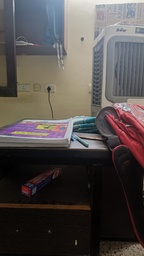
#> input picture Code/CPU Version/img_1.jpeg, 144 x 256 px, shrunk from 720 x 1280 before the run, given in place of img_1 (1).jpeg, which was not available
$ python sift_descriptor.py   (older library calls are emulated)
#> lines starting #> are read from the running program, lines starting #| are printed output that depends on the picture; pictures that were not available may be replaced by others from this repository, and a replacement may not be noted
# -*- coding: utf-8 -*-
"""Sift_descriptor.ipynb

Automatically generated by Colab.

Original file is located at
    https://colab.research.google.com/drive/1Y-aGGbFJsPM4vqqJ5XwBolcTBhNtsOR_
"""

# =====================================================
# IMPORTS
# =====================================================

import cv2
import numpy as np
import matplotlib.pyplot as plt
import math
import random

# =====================================================
# UPLOAD IMAGES
# =====================================================

from google.colab import files

uploaded = files.upload()
#> the answer given: img_1.jpeg

from google.colab import files

uploaded = files.upload()
#> the answer given: img_2.jpeg

# =====================================================
# LOAD IMAGE
# =====================================================

import cv2

img1 = cv2.imread(
    "img_1 (1).jpeg",
    cv2.IMREAD_GRAYSCALE
)

img2 = cv2.imread(
    "img_2 (1).jpeg",
    cv2.IMREAD_GRAYSCALE
)
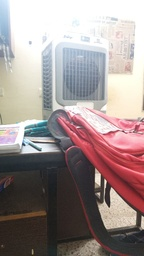
#> input picture Code/CPU Version/img_2.jpeg, 144 x 256 px, shrunk from 720 x 1280 before the run, given in place of img_2 (1).jpeg, which was not available
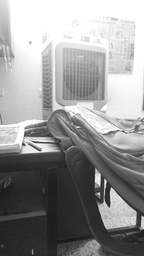
#> img2: shape (256, 144); min 24, max 255, mean 149.4

print(img1.shape)
#| (256, 144)
print(img2.shape)
#| (256, 144)

# =====================================================
# GLOBAL PARAMETERS
# =====================================================

NUM_OCTAVES = 4

SIGMAS = [
    1.6,
    2.0,
    2.52,
    3.17,
    4.0,
    5.04,
    6.35,
    8.0
]

# =====================================================
# GAUSSIAN PYRAMID
# =====================================================
#
# Purpose:
# Create multiple blurred versions of the image
# at different scales.
#
# Output:
# pyramid[octave][scale]
#
# Example:
#
# Octave 0:
#   sigma = 1.6
#   sigma = 2.0
#   sigma = 2.52
#   ...
#
# Octave 1:
#   same sigmas but on half-sized image
#
# =====================================================

def build_gaussian_pyramid(
    img,
    num_octaves=NUM_OCTAVES,
    sigmas=SIGMAS
):

    # store all octaves
#> called with num_octaves = 4
    pyramid = []

    # convert image to float
    current = img.astype(
        np.float32
    )

    # build each octave
    for octave in range(
        num_octaves
    ):

        octave_images = []

        # create blurred images
        for sigma in sigmas:

            blurred = cv2.GaussianBlur(
                current,
                (0, 0),
                sigma
            )

            octave_images.append(
                blurred
            )

        # save current octave
        pyramid.append(
            octave_images
        )

        # downsample image by factor 2
        current = cv2.resize(
            current,
            (
                current.shape[1] // 2,
                current.shape[0] // 2
            ),
            interpolation=cv2.INTER_AREA
        )
#> this loop made 4 passes
#> pass 1, in build_gaussian_pyramid, `current = cv2.resize( current, ( current.shape[1] // 2, current.shape[..`:
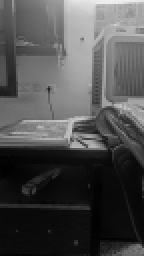
#> current: shape (128, 72) float32 (shown 2 times larger); min 1, max 239, mean 78.3
#> after the loop, pyramid = 4 items

    return pyramid

# =====================================================
# TEST GAUSSIAN PYRAMID
# =====================================================

gauss_pyr = build_gaussian_pyramid(
    img1
)
#> gauss_pyr = 4 items

print(
    "Number of Octaves:",
    len(gauss_pyr)
)
#| Number of Octaves: 4

for i in range(
    len(gauss_pyr)
):
    print(
        f"Octave {i}:",
        gauss_pyr[i][0].shape
    )

# =====================================================
# DIFFERENCE OF GAUSSIAN PYRAMID
# =====================================================
#
# Purpose:
# Approximate the Laplacian of Gaussian.
#
# Output:
# dog_pyr[octave][dog_level]
#
# =====================================================

def build_dog_pyramid(
    gaussian_pyramid
):

    dog_pyramid = []

    for octave in gaussian_pyramid:

        dog_octave = []

        for i in range(
            len(octave) - 1
        ):

            dog = (
                octave[i + 1]
                -
                octave[i]
            )

            dog_octave.append(
                dog
            )

        dog_pyramid.append(
            dog_octave
        )
#> after the loop, dog_pyramid = 4 items

    return dog_pyramid

# =====================================================
# TEST DOG PYRAMID
# =====================================================

dog_pyr = build_dog_pyramid(
    gauss_pyr
)
#> dog_pyr = 4 items

print(
    "Number of Octaves:",
    len(dog_pyr)
)
#| Number of Octaves: 4

for i in range(
    len(dog_pyr)
):
    print(
        f"Octave {i}:",
        len(dog_pyr[i])
    )

# visualise one dog image
plt.figure(figsize=(6,6))

plt.imshow(
    dog_pyr[0][0],
    cmap='gray'
)

plt.title(
    "DoG Octave 0 Scale 0"
)

plt.axis('off')

plt.show()
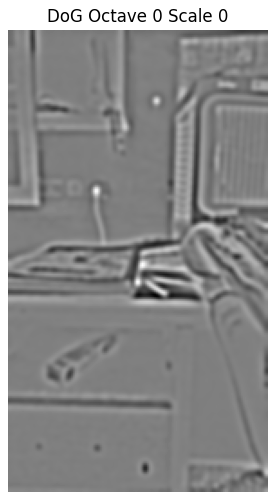
#> figure drawn by matplotlib, 1 panel

# Commented out IPython magic to ensure Python compatibility.
# =====================================================
# GRADIENT PYRAMID
# =====================================================
#
# Purpose:
# Compute gradient magnitude and orientation
# for every Gaussian image.
#
# Output:
#
# mag_pyr[octave][scale]
# ori_pyr[octave][scale]
#
# =====================================================

def build_gradient_pyramid(
    gaussian_pyramid
):

    mag_pyr = []

    ori_pyr = []

    for octave in gaussian_pyramid:

        octave_mag = []
        octave_ori = []

        for img in octave:

            # Sobel gradients
            dx = cv2.Sobel(
                img,
                cv2.CV_32F,
                1,
                0,
                ksize=3
            )

            dy = cv2.Sobel(
                img,
                cv2.CV_32F,
                0,
                1,
                ksize=3
            )

            # Gradient magnitude
            magnitude = np.sqrt(
                dx**2 + dy**2
            )

            # Gradient orientation
            orientation = (
                np.degrees(
                    np.arctan2(
                        dy,
                        dx
                    )
                )
#                 % 360
            )

            octave_mag.append(
                magnitude
            )

            octave_ori.append(
                orientation
            )

        mag_pyr.append(
            octave_mag
        )

        ori_pyr.append(
            octave_ori
        )
#> after the loop, mag_pyr = 4 items; ori_pyr = 4 items

    return mag_pyr, ori_pyr

# =====================================================
# TEST GRADIENT PYRAMID
# =====================================================

mag_pyr, ori_pyr = build_gradient_pyramid(
    gauss_pyr
)
#> mag_pyr = 4 items; ori_pyr = 4 items

print(
    len(mag_pyr)
)
#| 4

print(
    len(mag_pyr[0])
)
#| 8

print(
    len(ori_pyr)
)
#| 4

print(
    len(ori_pyr[0])
)
#| 8

#visualise magnitude
plt.figure(figsize=(6,6))

plt.imshow(
    mag_pyr[0][0],
    cmap='gray'
)

plt.title(
    "Gradient Magnitude"
)

plt.axis("off")

plt.show()
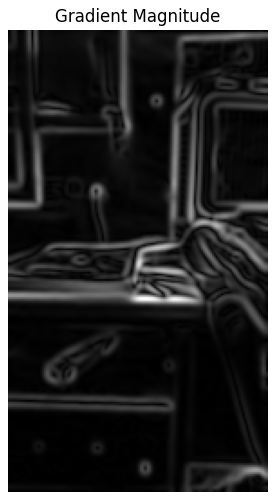
#> figure drawn by matplotlib, 1 panel

#visualise orientation
plt.figure(figsize=(6,6))

plt.imshow(
    ori_pyr[0][0],
    cmap='hsv'
)

plt.title(
    "Gradient Orientation"
)

plt.axis("off")

plt.show()
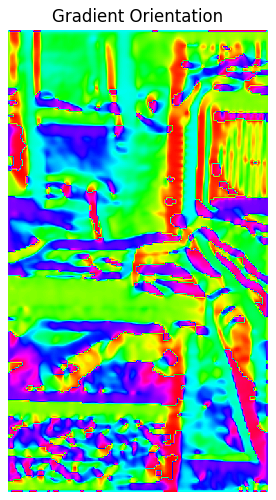
#> figure drawn by matplotlib, 1 panel

# =====================================================
# SCALE SPACE EXTREMA DETECTION
# =====================================================
#
# Purpose:
# Find maxima and minima in scale-space.
#
# Output:
#
# (x, y, octave, scale)
#
# =====================================================

def detect_extrema(
    dog_pyramid
):

    keypoints = []

    for octave_idx in range(
        len(dog_pyramid)
    ):

        octave = dog_pyramid[
            octave_idx
        ]

        # skip first and last scale
        for scale_idx in range(
            1,
            len(octave)-1
        ):

            prev_img = octave[
                scale_idx-1
            ]

            curr_img = octave[
                scale_idx
            ]

            next_img = octave[
                scale_idx+1
            ]

            h, w = curr_img.shape

            for y in range(
                1,
                h-1
            ):

                for x in range(
                    1,
                    w-1
                ):

                    value = curr_img[
                        y,
                        x
                    ]

                    neighbors = []

                    # previous scale
                    neighbors.extend(
                        prev_img[
                            y-1:y+2,
                            x-1:x+2
                        ].flatten()
                    )

                    # current scale
                    neighbors.extend(
                        curr_img[
                            y-1:y+2,
                            x-1:x+2
                        ].flatten()
                    )

                    # next scale
                    neighbors.extend(
                        next_img[
                            y-1:y+2,
                            x-1:x+2
                        ].flatten()
                    )

                    neighbors.remove(
                        value
                    )

                    if (
                        value > max(neighbors)
                        or
                        value < min(neighbors)
                    ):

                        keypoints.append(
                            (
                                x,
                                y,
                                octave_idx,
                                scale_idx
                            )
                        )
#> after the loop, keypoints = 197 items, first 6: (110, 6, 0, 1), (120, 6, 0, 1), (77, 25, 0, 1), (39, 28, 0, 1), (74, 30, 0, 1), (96, 34, 0, 1)

    return keypoints

# =====================================================
# TEST EXTREMA DETECTION
# =====================================================

extrema = detect_extrema(
    dog_pyr
)
#> extrema has the same summary as keypoints in detect_extrema

print(
    "Extrema Found:",
    len(extrema)
)
#| Extrema Found: 197

# =====================================================
# CONTRAST FILTER
# =====================================================
#
# Remove weak extrema.
#
# =====================================================

def contrast_filter(
    extrema,
    dog_pyramid,
    threshold=1.0
):

#> called with threshold = 1
    filtered = []

    for x, y, octave, scale in extrema:

        value = abs(
            dog_pyramid[octave][scale][y, x]
        )

        if value > threshold:

            filtered.append(
                (
                    x,
                    y,
                    octave,
                    scale
                )
            )
#> this loop made 197 passes
#> (x, y, value) on passes 1 to 3: (110, 6, 3.07), (120, 6, 3.71), (77, 25, 0.263)
#> after the loop, filtered = 154 items, first 6: (110, 6, 0, 1), (120, 6, 0, 1), (96, 34, 0, 1), (61, 41, 0, 1), (94, 42, 0, 1), (55, 45, 0, 1)

    return filtered

contrast_pts = contrast_filter(
    extrema,
    dog_pyr
)
#> contrast_pts has the same summary as filtered in contrast_filter

print(
    "After Contrast Filter:",
    len(contrast_pts)
)
#| After Contrast Filter: 154

# =====================================================
# EDGE FILTER
# =====================================================
#
# Remove edge responses using Hessian matrix.
#
# =====================================================

def edge_filter(
    keypoints,
    dog_pyramid,
    r=10
):

#> called with r = 10
    filtered = []

    for x, y, octave, scale in keypoints:

        img = dog_pyramid[octave][scale]

        if (
            x < 1
            or y < 1
            or x >= img.shape[1]-1
            or y >= img.shape[0]-1
        ):
            continue

        Dxx = (
            img[y, x+1]
            +
            img[y, x-1]
            -
            2 * img[y, x]
        )

        Dyy = (
            img[y+1, x]
            +
            img[y-1, x]
            -
            2 * img[y, x]
        )

        Dxy = (
            img[y+1, x+1]
            -
            img[y+1, x-1]
            -
            img[y-1, x+1]
            +
            img[y-1, x-1]
        ) / 4.0

        trace = Dxx + Dyy

        det = (
            Dxx * Dyy
            -
            Dxy * Dxy
        )

        if det <= 0:
            continue

        ratio = (
            trace * trace
        ) / det

        threshold = (
            (r + 1) ** 2
        ) / r

        if ratio < threshold:

            filtered.append(
                (
                    x,
                    y,
                    octave,
                    scale
                )
            )
#> this loop made 154 passes
#> (x, y, scale, Dxx, Dyy, Dxy, trace, det) on passes 1 to 3: (110, 6, 1, -0.162, -1.12, -0.0848, -1.29, 0.174), (120, 6, 1, -0.401, -1.05, -0.00985, -1.45, 0.421), (96, 34, 1, -1.97, -0.854, -0.56, -2.82, 1.37)
#> pass 1, in edge_filter, `img = dog_pyramid[octave][scale]`:
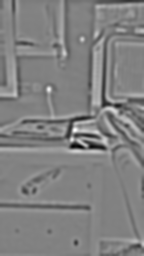
#> img: shape (256, 144) float32; min -12.18, max 11.78, mean -0.0068; drawn with min black and max white

    return filtered

edge_pts = edge_filter(
    contrast_pts,
    dog_pyr
)

print(
    "After Edge Filter:",
    len(edge_pts)
)
#| After Edge Filter: 96
#> (the rest of the program and of its run is left out)
